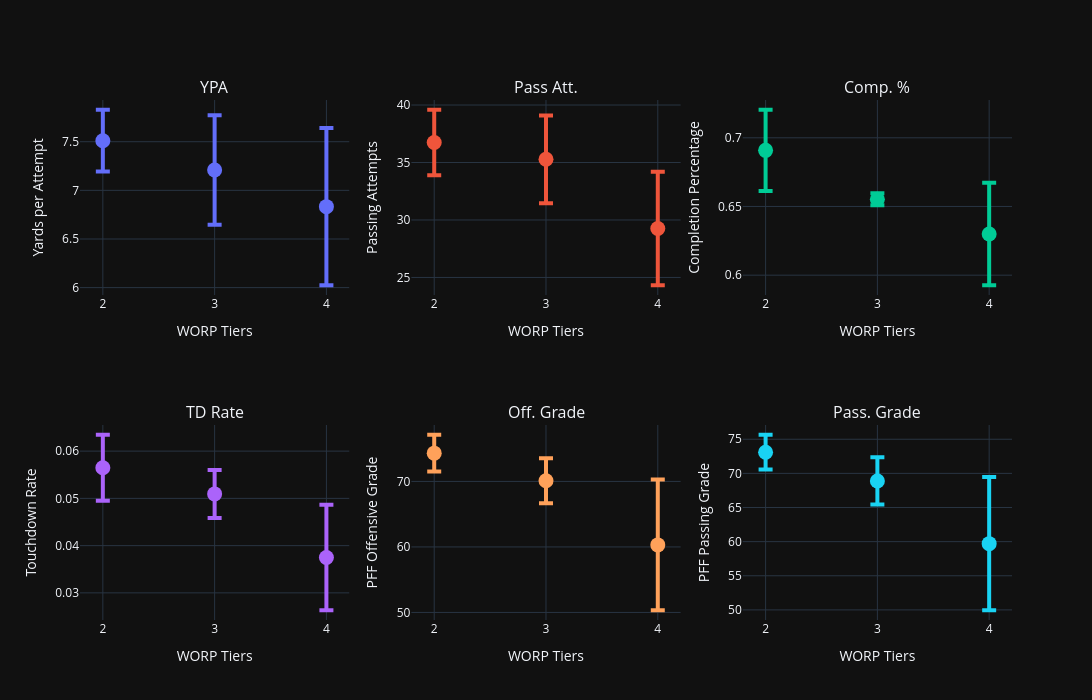

Notebook source saved alongside this figure:
### Code cell
QBs_Summary_Tier_plot = QBs_Summary_Tier.query("worp_tiers > 1 & type == 'non-rusher'").reset_index()

fig = sp.make_subplots(
rows=2, cols=3,
subplot_titles=("YPA", "Pass Att.", "Comp. %", "TD Rate", "Off. Grade", "Pass. Grade"))

fig.update_layout(
    width=1500,  # Set initial width
    height=700,  # Set initial height
    template="plotly_dark",
    showlegend=False
)

# ypa
fig.add_trace(go.Scatter(
    x = QBs_Summary_Tier_plot['worp_tiers'],
    y = QBs_Summary_Tier_plot['yards_per_attempts_mean'],
    mode = 'markers',
    marker=dict(
        size=15),
    error_y=dict(
        type='data',  # Use provided data values for error bars
        array=QBs_Summary_Tier_plot['yards_per_attempts_std'],  # Symmetric error values
        visible=True,
        thickness=4,
        width=7
    ),    
    ),
    row=1, col=1
)
fig.update_xaxes(
    title_text="WORP Tiers", 
    tickvals=[2, 3, 4],
    row=1, col=1)
fig.update_yaxes(title_text="Yards per Attempt", row=1, col=1)

# att
fig.add_trace(go.Scatter(
    x = QBs_Summary_Tier_plot['worp_tiers'],
    y = QBs_Summary_Tier_plot['average_attempts_mean'],
    mode = 'markers',
    marker=dict(
        size=15),
    error_y=dict(
        type='data',  # Use provided data values for error bars
        array=QBs_Summary_Tier_plot['average_attempts_std'],  # Symmetric error values
        visible=True,
        thickness=4,
        width=7
    ),    
    ),
    row=1, col=2
)
fig.update_xaxes(
    title_text="WORP Tiers", 
    tickvals=[2, 3, 4],
    row=1, col=2)
fig.update_yaxes(title_text="Passing Attempts", row=1, col=2)

# comp
fig.add_trace(go.Scatter(
    x = QBs_Summary_Tier_plot['worp_tiers'],
    y = QBs_Summary_Tier_plot['completion_percentage_mean'],
    mode = 'markers',
    marker=dict(
        size=15),
    error_y=dict(
        type='data',  # Use provided data values for error bars
        array=QBs_Summary_Tier_plot['completion_percentage_std'],  # Symmetric error values
        visible=True,
        thickness=4,
        width=7
    ),    
    ),
    row=1, col=3
)
fig.update_xaxes(
    title_text="WORP Tiers", 
    tickvals=[2, 3, 4],
    row=1, col=3)
fig.update_yaxes(title_text="Completion Percentage", row=1, col=3)

# td rate
fig.add_trace(go.Scatter(
    x = QBs_Summary_Tier_plot['worp_tiers'],
    y = QBs_Summary_Tier_plot['td_rate_mean'],
    mode = 'markers',
    marker=dict(
        size=15),
    error_y=dict(
        type='data',  # Use provided data values for error bars
        array=QBs_Summary_Tier_plot['td_rate_std'],  # Symmetric error values
        visible=True,
        thickness=4,
        width=7
    ),    
    ),
    row=2, col=1
)
fig.update_xaxes(
    title_text="WORP Tiers", 
    tickvals=[2, 3, 4],
    row=2, col=1)
fig.update_yaxes(title_text="Touchdown Rate", row=2, col=1)

# off grade
fig.add_trace(go.Scatter(
    x = QBs_Summary_Tier_plot['worp_tiers'],
    y = QBs_Summary_Tier_plot['average_off_grade_mean'],
    mode = 'markers',
    marker=dict(
        size=15),
    error_y=dict(
        type='data',  # Use provided data values for error bars
        array=QBs_Summary_Tier_plot['average_off_grade_std'],  # Symmetric error values
        visible=True,
        thickness=4,
        width=7
    ),    
    ),
    row=2, col=2
)
fig.update_xaxes(
    title_text="WORP Tiers", 
    tickvals=[2, 3, 4],
    row=2, col=2)
fig.update_yaxes(title_text="PFF Offensive Grade", row=2, col=2)

# pass grade
fig.add_trace(go.Scatter(
    x = QBs_Summary_Tier_plot['worp_tiers'],
    y = QBs_Summary_Tier_plot['average_pass_grade_mean'],
    mode = 'markers',
    marker=dict(
        size=15),
    error_y=dict(
        type='data',  # Use provided data values for error bars
        array=QBs_Summary_Tier_plot['average_pass_grade_std'],  # Symmetric error values
        visible=True,
        thickness=4,
        width=7
    ),    
    ),
    row=2, col=3
)
fig.update_xaxes(
    title_text="WORP Tiers", 
    tickvals=[2, 3, 4],
    row=2, col=3)
fig.update_yaxes(title_text="PFF Passing Grade", row=2, col=3)

fig.show()

### Figure 1 — Plotly figure (JSON) as saved in the notebook; plotly's stock layout.template omitted (floating-point values rounded to 4 significant figures)
{"data": [{"error_y": {"array": [0.318, 0.5633, 0.808], "thickness": 4, "type": "data", "visible": true, "width": 7}, "marker": {"size": 15}, "mode": "markers", "type": "scatter", "x": [2, 3, 4], "xaxis": "x", "y": [7.511, 7.209, 6.832], "yaxis": "y"}, {"error_y": {"array": [2.848, 3.818, 4.931], "thickness": 4, "type": "data", "visible": true, "width": 7}, "marker": {"size": 15}, "mode": "markers", "type": "scatter", "x": [2, 3, 4], "xaxis": "x2", "y": [36.74, 35.28, 29.25], "yaxis": "y2"}, {"error_y": {"array": [0.02955, 0.004311, 0.03732], "thickness": 4, "type": "data", "visible": true, "width": 7}, "marker": {"size": 15}, "mode": "markers", "type": "scatter", "x": [2, 3, 4], "xaxis": "x3", "y": [0.6909, 0.6553, 0.63], "yaxis": "y3"}, {"error_y": {"array": [0.00699, 0.005082, 0.01117], "thickness": 4, "type": "data", "visible": true, "width": 7}, "marker": {"size": 15}, "mode": "markers", "type": "scatter", "x": [2, 3, 4], "xaxis": "x4", "y": [0.05648, 0.05094, 0.03749], "yaxis": "y4"}, {"error_y": {"array": [2.809, 3.429, 9.973], "thickness": 4, "type": "data", "visible": true, "width": 7}, "marker": {"size": 15}, "mode": "markers", "type": "scatter", "x": [2, 3, 4], "xaxis": "x5", "y": [74.32, 70.1, 60.31], "yaxis": "y5"}, {"error_y": {"array": [2.554, 3.462, 9.759], "thickness": 4, "type": "data", "visible": true, "width": 7}, "marker": {"size": 15}, "mode": "markers", "type": "scatter", "x": [2, 3, 4], "xaxis": "x6", "y": [73.11, 68.89, 59.71], "yaxis": "y6"}], "layout": {"annotations": [{"font": {"size": 16}, "showarrow": false, "text": "YPA", "x": 0.1444, "xanchor": "center", "xref": "paper", "y": 1, "yanchor": "bottom", "yref": "paper"}, {"font": {"size": 16}, "showarrow": false, "text": "Pass Att.", "x": 0.5, "xanchor": "center", "xref": "paper", "y": 1, "yanchor": "bottom", "yref": "paper"}, {"font": {"size": 16}, "showarrow": false, "text": "Comp. %", "x": 0.8556, "xanchor": "center", "xref": "paper", "y": 1, "yanchor": "bottom", "yref": "paper"}, {"font": {"size": 16}, "showarrow": false, "text": "TD Rate", "x": 0.1444, "xanchor": "center", "xref": "paper", "y": 0.375, "yanchor": "bottom", "yref": "paper"}, {"font": {"size": 16}, "showarrow": false, "text": "Off. Grade", "x": 0.5, "xanchor": "center", "xref": "paper", "y": 0.375, "yanchor": "bottom", "yref": "paper"}, {"font": {"size": 16}, "showarrow": false, "text": "Pass. Grade", "x": 0.8556, "xanchor": "center", "xref": "paper", "y": 0.375, "yanchor": "bottom", "yref": "paper"}], "height": 700, "showlegend": false, "width": 1500, "xaxis": {"anchor": "y", "domain": [0, 0.2889], "tickvals": [2, 3, 4], "title": {"text": "WORP Tiers"}}, "xaxis2": {"anchor": "y2", "domain": [0.3556, 0.6444], "tickvals": [2, 3, 4], "title": {"text": "WORP Tiers"}}, "xaxis3": {"anchor": "y3", "domain": [0.7111, 1], "tickvals": [2, 3, 4], "title": {"text": "WORP Tiers"}}, "xaxis4": {"anchor": "y4", "domain": [0, 0.2889], "tickvals": [2, 3, 4], "title": {"text": "WORP Tiers"}}, "xaxis5": {"anchor": "y5", "domain": [0.3556, 0.6444], "tickvals": [2, 3, 4], "title": {"text": "WORP Tiers"}}, "xaxis6": {"anchor": "y6", "domain": [0.7111, 1], "tickvals": [2, 3, 4], "title": {"text": "WORP Tiers"}}, "yaxis": {"anchor": "x", "domain": [0.625, 1], "title": {"text": "Yards per Attempt"}}, "yaxis2": {"anchor": "x2", "domain": [0.625, 1], "title": {"text": "Passing Attempts"}}, "yaxis3": {"anchor": "x3", "domain": [0.625, 1], "title": {"text": "Completion Percentage"}}, "yaxis4": {"anchor": "x4", "domain": [0, 0.375], "title": {"text": "Touchdown Rate"}}, "yaxis5": {"anchor": "x5", "domain": [0, 0.375], "title": {"text": "PFF Offensive Grade"}}, "yaxis6": {"anchor": "x6", "domain": [0, 0.375], "title": {"text": "PFF Passing Grade"}}}}
